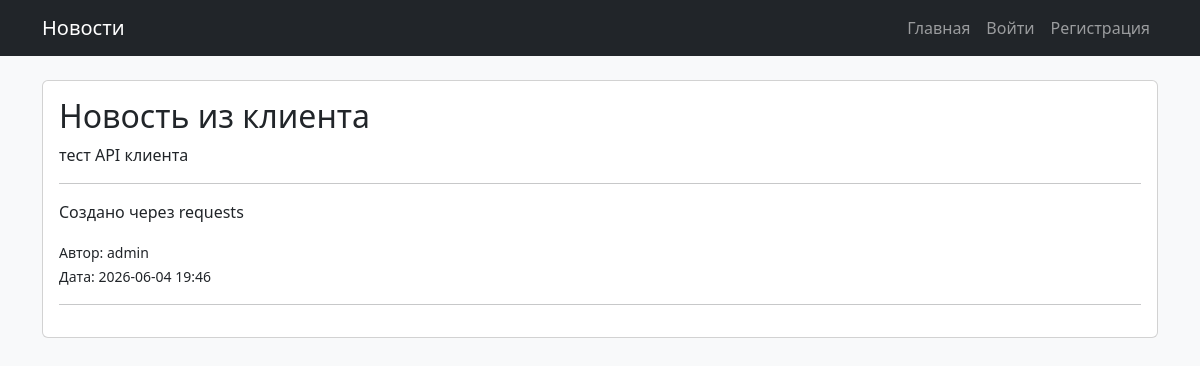
Screenshot of /news/2/ with the database file from the repository.
### news_app3/models.py (models this page shows, shortened)
class News(models.Model):
    title = models.CharField(max_length=200)
    summary = models.CharField(max_length=300)
    content = models.TextField()
    author = models.ForeignKey(
        User,
        on_delete=models.CASCADE
    )
    date_created = models.DateTimeField(
        auto_now_add=True
    )
    date_updated = models.DateTimeField(
        auto_now=True
    )

### news_app3/views.py (the view)
# urls.py: path('news/<int:news_id>/', views.news_detail_view, name='detail'),
def news_detail_view(request, news_id):
    news = get_object_or_404(News, id=news_id)
    return render(
        request,
        'news_detail.html',
        {'news': news}
    )

### news_app3/templates/news_detail.html (shortened to what this page needs)
{% extends 'base.html' %}
{% block content %}
<div class="card">
    <div class="card-body">
        <h2>{{ news.title }}</h2>
        <p>{{ news.summary }}</p>
        <hr>
        <p>{{ news.content }}</p>
        <small>
            Автор: {{ news.author.username }} <br>
            Дата: {{ news.date_created|date:"Y-m-d H:i" }}
        </small>
        <hr>
    </div>
</div>
{% endblock %}

### news_app3/static/css/style.css (style rules this page uses)
body { background-color: #f8f9fa; }

### rows the page displays
News: title "Новость из клиента", summary "тест API клиента", content "Создано через requests", author.username "admin", date_created "2026-06-04 19:46"
